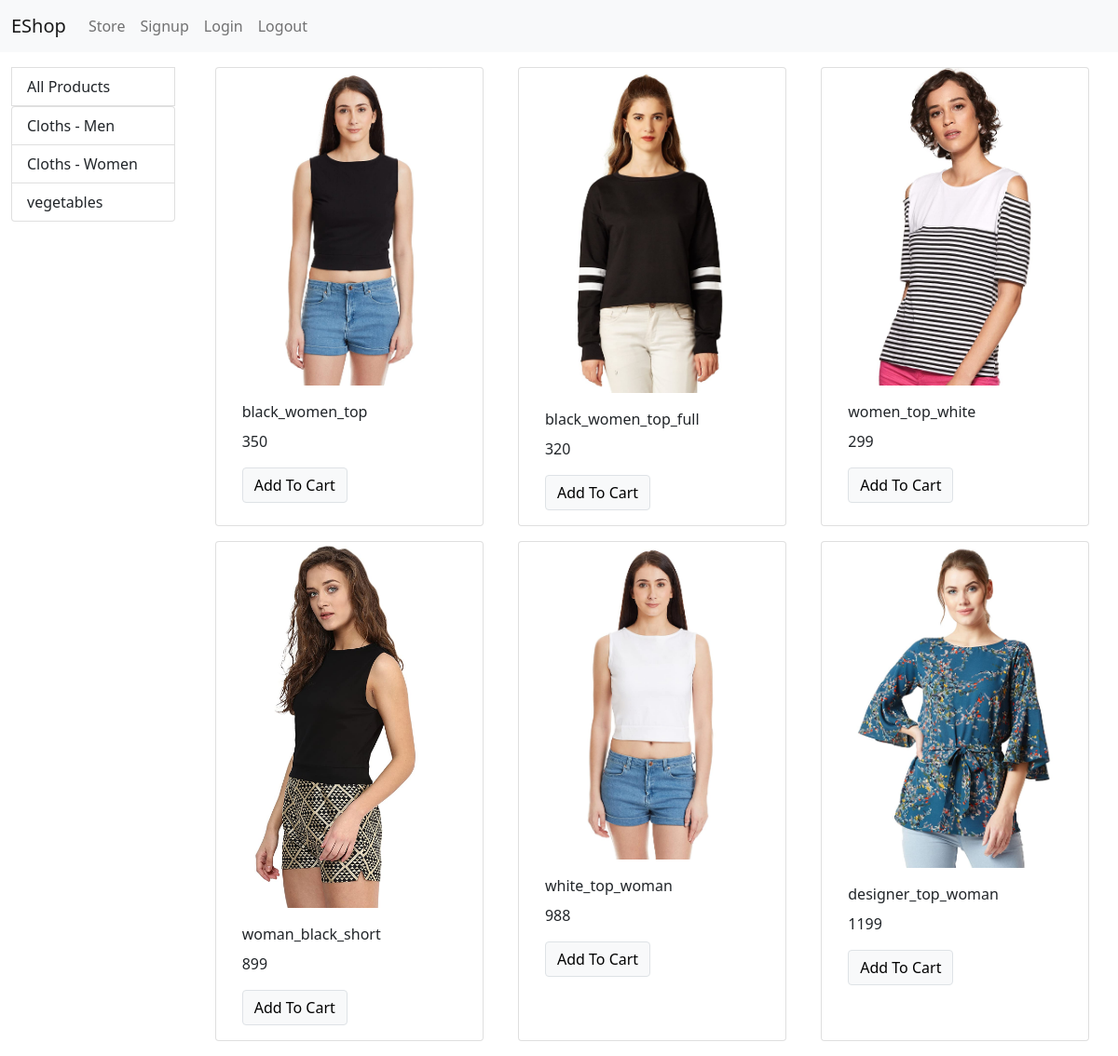
The app's page /?category=2 with its own data.
### store/models/category.py (models this page shows, shortened)
class Category(models.Model):
    name = models.CharField(max_length=50)
    @staticmethod
    def get_all_categories():
        return Category.objects.all()

### store/models/product.py (models this page shows, shortened)
class Product(models.Model):
    name = models.CharField(max_length=50)
    price = models.IntegerField(default=0)
    category = models.ForeignKey(Category , on_delete=models.CASCADE, default=1)
    description = models.CharField(max_length=200, default="", blank=True, null= True)
    image = models.ImageField(upload_to="uploads/products/")
    @staticmethod
    def get_prod_by_catagory(catID):
        if catID:
            return Product.objects.filter(category = catID)
        else:
            return Product.objects.all()

### store/views/home.py (the view)
# urls.py: path('', home.index, name = "indexpage"),
def index(request):
    products = None
    categories = Category.get_all_categories()
    catID = request.GET.get("category")
    if catID:
        products = Product.get_prod_by_catagory(catID)
    else:
        products = Product.get_all_products()
    data = {}
    data["products"] = products
    data["categories"] = categories
    return render(request, "index.html", data)

### store/templates/index.html
{%  extends 'base.html' %}
{% block content %}
 <div class="container-fluid mt-3">
      <div class="row">
         <div class="col-lg-2 mx-auto">
             <a href="/" class="list-group-item list-group-item-action" aria-current="true">
    All Products
  </a>
            <div class="list-group">
                {% for cat in categories %}
  <a href="/?category={{cat.id}}" class="list-group-item list-group-item-action" aria-current="true">
    {{ cat.name }}
  </a>
                {% endfor %}
            </div>
         </div>
          <div id="products" class="col-lg-10 mx-auto">
          <div class="row mx-auto">
   {% for product in products %}
  <div class="card mx-auto mb-3" style="width: 18rem;">
  <img src="{{product.image.url}}" class="card-img-top" alt="...">
  <div class="card-body">
    <p class="card-title">{{product.name}}</p>
    <p class="card-text">{{product.price}}</p>
    <a href="#" class="btn btn-light border ">Add To Cart</a>
  </div>
      </div>
    {% endfor %}
      </div>
          </div>
      </div>
 </div>
{% endblock %}

### records on screen
Category: name "Cloths - Men"
Category: name "Cloths - Women"
Category: name "vegetables"
Product: image (picture), name "black_women_top", price "350"
Product: image (picture), name "black_women_top_full", price "320"
Product: image (picture), name "women_top_white", price "299"
Product: image (picture), name "woman_black_short", price "899"
Product: image (picture), name "white_top_woman", price "988"
Product: image (picture), name "designer_top_woman", price "1199"
